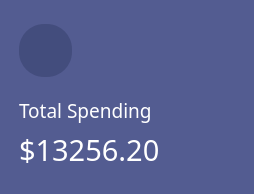
           <widget class="QWidget" name="total_spending_widget" native="true">
            <property name="minimumSize">
             <size>
              <width>254</width>
              <height>194</height>
             </size>
            </property>
            <property name="maximumSize">
             <size>
              <width>254</width>
              <height>194</height>
             </size>
            </property>
            <property name="styleSheet">
             <string notr="true">background-color: #535C91;
border-radius: 25px;</string>
            </property>
            <layout class="QVBoxLayout" name="verticalLayout_8">
             <property name="leftMargin">
              <number>19</number>
             </property>
             <item>
              <spacer name="verticalSpacer_12">
               <property name="orientation">
                <enum>Qt::Vertical</enum>
               </property>
               <property name="sizeHint" stdset="0">
                <size>
                 <width>20</width>
                 <height>2</height>
                </size>
               </property>
              </spacer>
             </item>
             <item>
              <layout class="QHBoxLayout" name="horizontalLayout_8">
               <item>
                <widget class="QPushButton" name="total_spending_wallet_icon_button">
                 <property name="styleSheet">
                  <string notr="true">background-color: rgba(7,15,43,0.2);
image: url(:/img/img/dark_wallet.svg);
width: 53px;
height: 53px;</string>
                 </property>
                 <property name="text">
                  <string/>
                 </property>
                </widget>
               </item>
               <item>
                <spacer name="horizontalSpacer_10">
                 <property name="orientation">
                  <enum>Qt::Horizontal</enum>
                 </property>
                 <property name="sizeHint" stdset="0">
                  <size>
                   <width>171</width>
                   <height>20</height>
                  </size>
                 </property>
                </spacer>
               </item>
              </layout>
             </item>
             <item>
              <spacer name="verticalSpacer_13">
               <property name="orientation">
                <enum>Qt::Vertical</enum>
               </property>
               <property name="sizeHint" stdset="0">
                <size>
                 <width>20</width>
                 <height>0</height>
                </size>
               </property>
              </spacer>
             </item>
             <item>
              <layout class="QHBoxLayout" name="horizontalLayout_9">
               <item>
                <widget class="QLabel" name="total_spending_label">
                 <property name="font">
                  <font>
                   <family>Poppins</family>
                   <pointsize>14</pointsize>
                  </font>
                 </property>
                 <property name="styleSheet">
                  <string notr="true">color: white;
text-align: left;</string>
                 </property>
                 <property name="text">
                  <string>Total Spending</string>
                 </property>
                </widget>
               </item>
               <item>
                <spacer name="horizontalSpacer_12">
                 <property name="orientation">
                  <enum>Qt::Horizontal</enum>
                 </property>
                 <property name="sizeHint" stdset="0">
                  <size>
                   <width>88</width>
                   <height>20</height>
                  </size>
                 </property>
                </spacer>
               </item>
              </layout>
             </item>
             <item>
              <layout class="QHBoxLayout" name="horizontalLayout_10">
               <item>
                <widget class="QLabel" name="tota_spending_value_label">
                 <property name="font">
                  <font>
                   <family>Poppins</family>
                   <pointsize>22</pointsize>
                  </font>
                 </property>
                 <property name="styleSheet">
                  <string notr="true">color: white;
text-align: left;</string>
                 </property>
                 <property name="text">
                  <string>$13256.20</string>
                 </property>
                </widget>
               </item>
               <item>
                <spacer name="horizontalSpacer_14">
                 <property name="orientation">
                  <enum>Qt::Horizontal</enum>
                 </property>
                 <property name="sizeHint" stdset="0">
                  <size>
                   <width>78</width>
                   <height>20</height>
                  </size>
                 </property>
                </spacer>
               </item>
              </layout>
             </item>
             <item>
              <spacer name="verticalSpacer_14">
               <property name="orientation">
                <enum>Qt::Vertical</enum>
               </property>
               <property name="sizeHint" stdset="0">
                <size>
                 <width>20</width>
                 <height>0</height>
                </size>
               </property>
              </spacer>
             </item>
            </layout>
           </widget>
